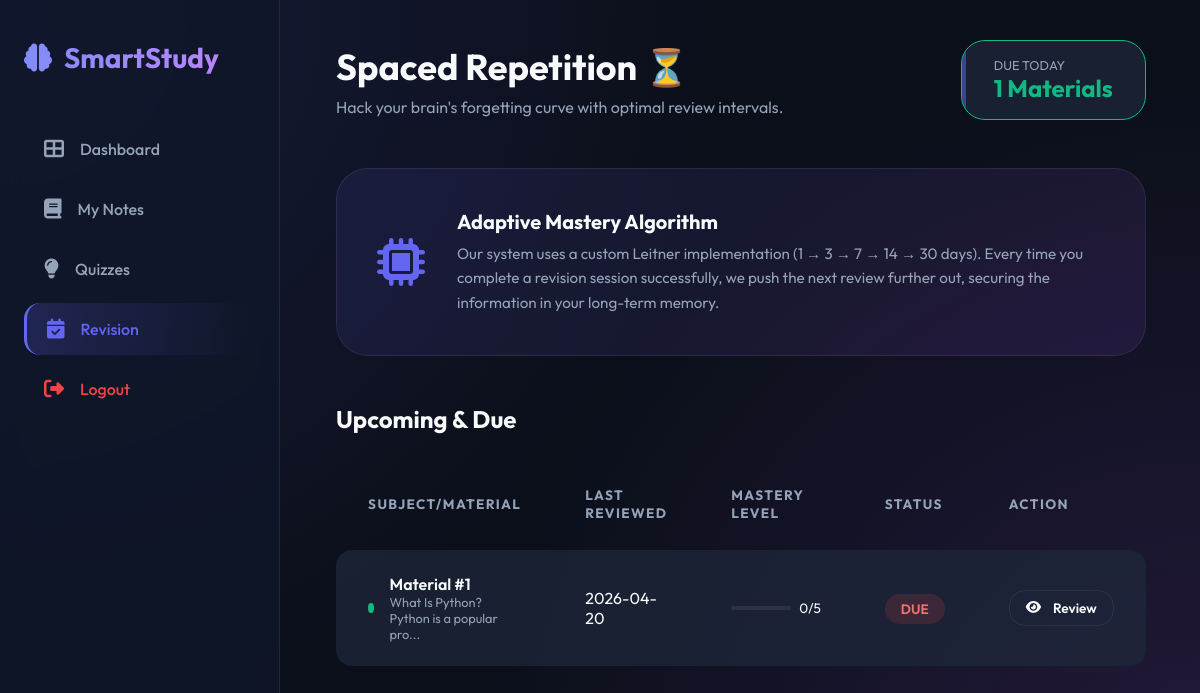
The page /revision (signed in) on the database its author committed.
### app.py (models this page shows)
class Note(db.Model):
    id = db.Column(db.Integer, primary_key=True)
    user_id = db.Column(db.Integer, db.ForeignKey('user.id'), nullable=False)
    content = db.Column(db.Text, nullable=False)
    timestamp = db.Column(db.DateTime, default=datetime.utcnow)
    last_reviewed = db.Column(db.DateTime, default=datetime.utcnow)
    level = db.Column(db.Integer, default=0)

### app.py (the view)
@app.route('/revision')
def revision():
    if 'user_id' not in session:
        return redirect(url_for('login'))
    user_notes = Note.query.filter_by(user_id=session['user_id']).all()
    due_notes = get_revision_schedule(user_notes)
    return render_template('revision.html', notes=due_notes)

### utils/revision_logic.py (called while the page is built)
def calculate_next_revision(last_reviewed, level):
    intervals = [1, 3, 7, 14, 30]
    if level < len(intervals):
        days = intervals[level]
    else:
        days = intervals[-1]
    return last_reviewed + timedelta(days=days)

def get_revision_schedule(notes):
    today = datetime.utcnow().date()
    due_notes = []
    for note in notes:
        next_date = calculate_next_revision(note.last_reviewed, note.level).date()
        if next_date <= today:
            due_notes.append(note)
    return due_notes

### templates/revision.html (shortened to what this page needs)
<!DOCTYPE html>
<html lang="en">
<head>
    <link rel="stylesheet" href="{{ url_for('static', filename='style.css') }}">
    <link rel="stylesheet" href="https://cdnjs.cloudflare.com/ajax/libs/font-awesome/6.4.0/css/all.min.css">
</head>
<body>
    <div class="dashboard-container">
        <aside class="sidebar">
            <div class="sidebar-logo">
                <i class="fas fa-brain"></i>
                <span>SmartStudy</span>
            </div>
            <nav class="nav-group">
                <a href="{{ url_for('dashboard') }}" class="nav-item">
                    <i class="fas fa-th-large"></i>
                    <span>Dashboard</span>
                </a>
                <a href="{{ url_for('notes') }}" class="nav-item">
                    <i class="fas fa-book"></i>
                    <span>My Notes</span>
                </a>
                <a href="{{ url_for('quiz') }}" class="nav-item">
                    <i class="fas fa-lightbulb"></i>
                    <span>Quizzes</span>
                </a>
                <a href="{{ url_for('revision') }}" class="nav-item active">
                    <i class="fas fa-calendar-check"></i>
                    <span>Revision</span>
                </a>
                <a href="{{ url_for('logout') }}" class="nav-item logout">
                    <i class="fas fa-sign-out-alt"></i>
                    <span>Logout</span>
                </a>
            </nav>
        </aside>
        <main class="main-content">
            <header class="header-section">
                <div class="greeting">
                    <h2>Spaced Repetition ⏳</h2>
                    <p style="color: var(--text-muted);">Hack your brain's forgetting curve with optimal review
                        intervals.</p>
                </div>
                <div class="header-actions">
                    <div class="stat-card" style="padding: 1rem 2rem; border-color: var(--accent);">
                        <div style="font-size: 0.8rem; color: var(--text-muted);">DUE TODAY</div>
                        <div style="font-size: 1.5rem; font-weight: 700; color: var(--accent);">{{ notes|length }}
                            Materials</div>
                    </div>
                </div>
            </header>
            <div
                style="background: linear-gradient(135deg, rgba(99, 102, 241, 0.1) 0%, rgba(168, 85, 247, 0.1) 100%); padding: 2.5rem; border-radius: 2rem; border: 1px solid var(--glass-border); margin-bottom: 3rem; display: flex; align-items: center; gap: 2rem;">
                <div style="font-size: 3rem; color: var(--primary);">
                    <i class="fas fa-microchip"></i>
                </div>
                <div>
                    <h3 style="color: var(--text-main); margin-bottom: 0.5rem; font-size: 1.25rem;">Adaptive Mastery
                        Algorithm</h3>
                    <p style="color: var(--text-muted); font-size: 0.95rem; line-height: 1.6;">
                        Our system uses a custom Leitner implementation (1 → 3 → 7 → 14 → 30 days).
                        Every time you complete a revision session successfully, we push the next review further out,
                        securing the information in your long-term memory.
                    </p>
                </div>
            </div>
            <section>
                <div style="display: flex; justify-content: space-between; align-items: center; margin-bottom: 1.5rem;">
                    <h3 style="font-size: 1.5rem;">Upcoming & Due</h3>
                </div>
                {% if notes %}
                <table class="revision-table">
                    <thead>
                        <tr>
                            <th>Subject/Material</th>
                            <th>Last Reviewed</th>
                            <th>Mastery Level</th>
                            <th>Status</th>
                            <th>Action</th>
                        </tr>
                    </thead>
                    <tbody>
                        {% for note in notes %}
                        <tr class="revision-row">
                            <td>
                                <div style="display: flex; align-items: center; gap: 1rem;">
                                    <div
                                        style="width: 10px; height: 10px; border-radius: 50%; background: var(--accent);">
                                    </div>
                                    <div>
                                        <div style="font-weight: 600;">Material #{{ note.id }}</div>
                                        <div style="font-size: 0.8rem; color: var(--text-muted);">{{ note.content[:40]
                                            }}...</div>
                                    </div>
                                </div>
                            </td>
                            <td>{{ note.last_reviewed.strftime('%Y-%m-%d') }}</td>
                            <td>
                                <div style="display: flex; align-items: center; gap: 0.5rem;">
                                    <div
                                        style="flex: 1; height: 4px; background: var(--glass-border); border-radius: 2px; width: 60px;">
                                    </div>
                                    <span style="font-size: 0.85rem;">{{ note.level }}/5</span>
                                </div>
                            </td>
                            <td><span class="status-badge status-due">DUE</span></td>
                            <td>
                                <a href="{{ url_for('notes') }}" class="btn btn-outline"
                                    style="padding: 0.5rem 1rem; font-size: 0.85rem;">
                                    <i class="fas fa-eye"></i> Review
                                </a>
                            </td>
                        </tr>
                        {% endfor %}
                    </tbody>
                </table>
                {% endif %}
            </section>
        </main>
    </div>
</body>
</html>

### static/style.css (style rules this page uses)
:root { --primary: #6366f1; --primary-glow: rgba(99, 102, 241, 0.5); --secondary: #a855f7; --accent: #10b981; --danger: #ef4444; --warning: #f59e0b; --bg-dark: #0b0f1a; --bg-card: rgba(30, 41, 59, 0.7); --text-main: #f8fafc; --text-muted: #94a3b8; --glass: rgba(255, 255, 255, 0.03); --glass-border: rgba(255, 255, 255, 0.08); --sidebar-width: 280px; --transition: all 0.3s cubic-bezier(0.4, 0, 0.2, 1); }
* { margin: 0; padding: 0; box-sizing: border-box; font-family: 'Outfit', sans-serif; }
body { background-color: var(--bg-dark); color: var(--text-main); min-height: 100vh; overflow-x: hidden; background-image: radial-gradient(circle at 0% 0%, rgba(99, 102, 241, 0.15) 0%, transparent 50%), radial-gradient(circle at 100% 100%, rgba(168, 85, 247, 0.15) 0%, transparent 50%); }
.dashboard-container { display: flex; min-height: 100vh; }
.sidebar { width: var(--sidebar-width); background: rgba(15, 23, 42, 0.8); backdrop-filter: blur(10px); border-right: 1px solid var(--glass-border); padding: 2.5rem 1.5rem; display: flex; flex-direction: column; position: fixed; height: 100vh; z-index: 100; }
.sidebar-logo { font-size: 1.75rem; font-weight: 700; margin-bottom: 3rem; display: flex; align-items: center; gap: 0.75rem; background: linear-gradient(to right, #818cf8, #c084fc); -webkit-background-clip: text; background-clip: text; -webkit-text-fill-color: transparent; }
.nav-group { display: flex; flex-direction: column; gap: 0.5rem; }
.nav-item { display: flex; align-items: center; gap: 1rem; padding: 1rem 1.25rem; border-radius: 1rem; color: var(--text-muted); text-decoration: none; font-weight: 500; transition: var(--transition); }
.nav-item i { font-size: 1.25rem; }
.nav-item.active { background: linear-gradient(90deg, rgba(99, 102, 241, 0.2), transparent); color: var(--primary); border-left: 3px solid var(--primary); }
.nav-item.logout { margin-top: auto; color: var(--danger); }
.main-content { flex: 1; margin-left: var(--sidebar-width); padding: 2.5rem 3.5rem; max-width: 1400px; }
.header-section { margin-bottom: 3rem; display: flex; justify-content: space-between; align-items: center; }
.greeting h2 { font-size: 2.25rem; font-weight: 700; margin-bottom: 0.5rem; }
.stat-card { background: var(--bg-card); padding: 2rem; border-radius: 1.5rem; border: 1px solid var(--glass-border); transition: var(--transition); position: relative; overflow: hidden; }
.stat-card::after { content: ''; position: absolute; top: 0; left: 0; width: 4px; height: 100%; background: var(--primary); opacity: 0.5; }
.btn { display: inline-flex; align-items: center; justify-content: center; gap: 0.75rem; padding: 0.875rem 2rem; border-radius: 1rem; font-size: 1rem; font-weight: 600; text-decoration: none; cursor: pointer; transition: var(--transition); border: none; }
.btn-outline { background: transparent; border: 1px solid var(--glass-border); color: var(--text-main); }
.revision-table { width: 100%; border-collapse: separate; border-spacing: 0 0.75rem; }
.revision-table th { text-align: left; padding: 1rem 2rem; color: var(--text-muted); font-size: 0.85rem; text-transform: uppercase; letter-spacing: 0.1em; }
.revision-row { background: var(--bg-card); transition: var(--transition); }
.revision-row td { padding: 1.5rem 2rem; }
.revision-row td:first-child { border-radius: 1rem 0 0 1rem; }
.revision-row td:last-child { border-radius: 0 1rem 1rem 0; }
.status-badge { padding: 0.4rem 1rem; border-radius: 2rem; font-size: 0.85rem; font-weight: 600; }
.status-due { background: rgba(239, 68, 68, 0.15); color: #f87171; }

### rows shown on the page
Note: id "1", content "What Is Python? Python is a popular pro", last_reviewed "2026-04-20", level "0"

### other values the page prints
{{ notes|length }} "1"
